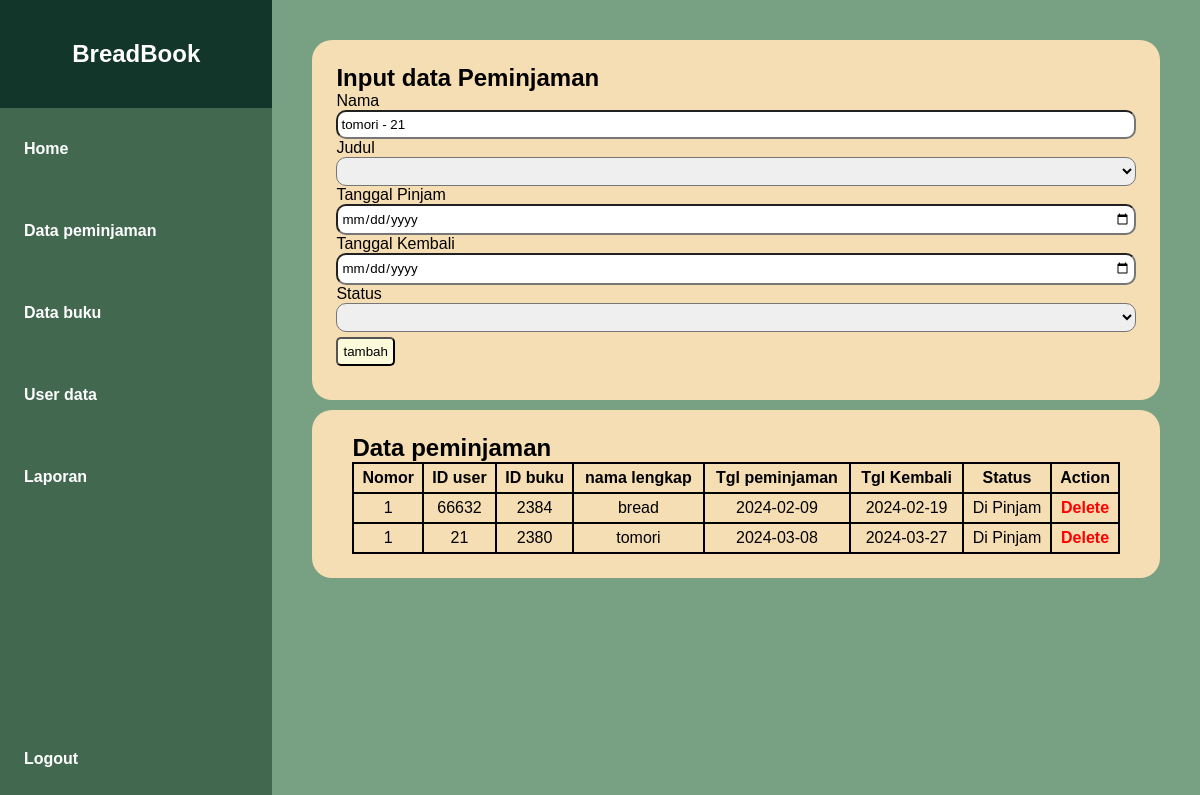
The page /user/admindta/adminpjam.php (signed in) on the database its author committed.
### tables this page shows
CREATE TABLE `user` (
  `IDuser` int(10) NOT NULL,
  `username` varchar(255) NOT NULL,
  `password` varchar(255) NOT NULL,
  `email` varchar(255) NOT NULL,
  `nis` varchar(100) NOT NULL,
  `namalengkap` varchar(255) NOT NULL,
  `alamat` varchar(255) NOT NULL,
  `level` enum('admin','petugas','peminjam') DEFAULT NULL
);

CREATE TABLE `peminjaman` (
  `IDpeminjaman` int(11) NOT NULL,
  `IDuser` int(11) NOT NULL,
  `IDbuku` int(11) NOT NULL,
  `nama` varchar(255) NOT NULL,
  `tgl_peminjaman` date NOT NULL,
  `tgl_pengembalian` date NOT NULL,
  `status_peminjaman` varchar(50) NOT NULL
);

### user/admindta/adminpjam.php (the view, shortened to what this page needs)
<?php
include '../../connect.php';
?>
<!DOCTYPE html>
<html lang="en">
<head>
</head>
<body>
    <div class="sidebar">
        <div class="title"><h2>BreadBook</h2></div>
        <div class="side">
        <div class="crum"><a href="admin_dash.php">Home</a></div>
        <div class="crum"><a href="adminpjam.php">Data peminjaman</a></div>
        <div class="crum"><a href="adminbook.php">Data buku</a></div>
        <div class="crum"><a href="adminusrdta.php">User data</a></div>
        <div class="crum"><a href="adminrport.php">Laporan</a></div>
        <div class="crum"><a href="../logout.php" class="out">Logout</a></div>
        </div>
    </div>
    <div class="container">
        <form action="" method="POST">
        <div class="ketname2">
            <h2>Input data Peminjaman</h2>
            <div class="box">
                <label>Nama</label>
                <?php
                $dtanma = mysqli_query($connect,"SELECT * FROM user LEFT JOIN peminjaman on peminjaman.IDuser = user.IDuser");
                $datanma = mysqli_fetch_assoc($dtanma);
                ?>
                <br>
                <input class="inbox" name="IDuser" value="<?= $datanma['username'] .' - ' . $datanma['IDuser'] ;?>" readonly>
            </div>
            <div class="box">
                <label>Judul</label>
                <br>
                <select class="inbox" name="IDbuku">
                    <option value=""></option>
                    <?php
                    $dtajudul = mysqli_query($connect,"SELECT judul FROM buku");
                    while($datajudul = mysqli_fetch_assoc($dtajudul)){
                    ?>
                    <option><?= $datajudul['judul'];?></option>
                    <?php
                    }
                    ?>
                </select>
            </div>
            <div class="box">
                <label>Tanggal Pinjam</label>
                <br>
                <input name="tgl_peminjaman" class="inbox" type="date">
            </div>
            <div class="box">
                <label>Tanggal Kembali</label>
                <br>
                <input name="tgl_pengembalian" class="inbox" type="date">
            </div>
            <div class="box">
                <label>Status</label>
                <br>
                <select name="status_peminjaman" class="inbox">
                    <option value=""></option>
                    <option>Pinjam</option>
                </select>
            </div>
                <input type="submit" name="tambah" value="tambah" class="btn">
        </div>
    </form>
        <div class="ketname">
            <h2>Data peminjaman</h2>
            <table>
                <tr>
                    <th>Nomor</th>
                    <th>ID user</th>
                    <th>ID buku</th>
                    <th>nama lengkap</th>
                    <th>Tgl peminjaman</th>
                    <th>Tgl Kembali</th>
                    <th>Status</th>
                    <th>Action</th>
                </tr>
                <?php
                $dta = mysqli_query($connect,"SELECT * FROM peminjaman LEFT JOIN user on user.IDuser = peminjaman.IDuser");
                while ($data = mysqli_fetch_assoc($dta)){
                    $nomor = + 1;
                ?>
                <tr>
                    <td><?= $nomor ?></td>
                    <td><?= $data['IDuser'];?></td>
                    <td><?= $data['IDbuku'];?></td>
                    <td><?= $data['username'];?></td>
                    <td><?= $data['tgl_peminjaman'];?></td>
                    <td><?= $data['tgl_pengembalian'];?></td>
                    <td><?= $data['status_peminjaman'];?></td>
                    <td><a href="delete.php?id=<?= $data['IDpeminjaman']; ?>">Delete</a></td>
                </tr>
                <?php
                }
                ?>
            </table>
        </div>
    </div>
</body>
</html>

### user/admindta/adminpjam.php (style rules this page uses)
* { margin: 0; padding: 0; box-sizing: border-box; font-family: 'Poppins', sans-serif; }
body { display: flex; background-color: #78A083; overflow: hidden; }
.title { justify-content: center; background-color: #12372A; color: white; text-align: center; padding: 5vh; }
.sidebar { width: 30%; height: 100vh; background-color: #436850; }
.crum a { cursor: pointer; display: block; padding: 4vh 2vw; font-weight: 600; color: white; transition: 0.2s ease; }
a { text-decoration: none; }
.crum .out { transform: translateY(25vh); }
.container { padding: 5vh; width: 100%; }
.ketname { padding: 2vw 5vh; border-radius: 20px; background-color: wheat; }
table { width: 100%; text-align: center; }
table,th,td { border: 2px solid black; border-collapse: collapse; padding: 5px; }
td a { color: red; font-weight: 600; text-decoration: none; }
.ketname2 { margin-bottom: 10px; padding: 3vh 2vw; height: 45vh; border-radius: 20px; background-color: wheat; }
.inbox { border-radius: 10px; padding: 5px 3px; width: 100%; }
.btn { padding: 5px; margin: 5px 0; border-radius: 5px; background-color: #FBFADA; cursor: pointer; }

### rows shown on the page
user: IDuser "tomori - 21"
peminjaman: nomor "1", IDuser.IDuser "66632", IDbuku "2384", IDuser.username "bread", tgl_peminjaman "2024-02-09", tgl_pengembalian "2024-02-19", status_peminjaman "Di Pinjam"
peminjaman: nomor "1", IDuser.IDuser "21", IDbuku "2380", IDuser.username "tomori", tgl_peminjaman "2024-03-08", tgl_pengembalian "2024-03-27", status_peminjaman "Di Pinjam"
